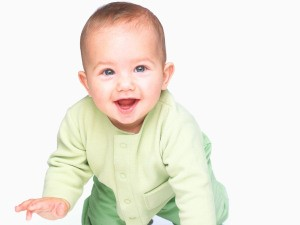
%> input picture E23/baby.jpg, 300 x 225 px
$ octave E02.m   (GNU Octave 9; MATLAB toolbox functions it lacks are replaced by stand-ins)
%> lines starting %> are read from the running program, lines starting %| are printed output that depends on the picture
clc; clear; close all; warning off all;
I = imread("baby.jpg");
%> I is the input picture: size 225x300x3 uint8; mean R, G, B 237.2, 232.8, 221.9
k = rgb2gray(I);
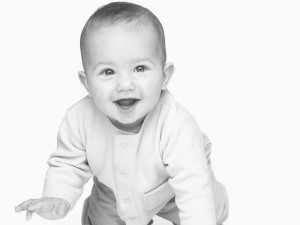
%> k: size 225x300 uint8; min 55, max 255, mean 232.9
subplot(1,6,1), imshow(I);
subplot(1,6,2), imshow(k);
subplot(1,6,3), imshow(k*1.2);
%> after `imshow(k*1.2)`:
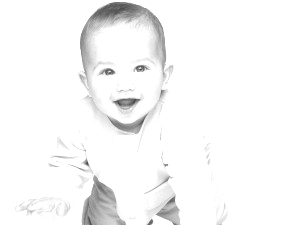
%> displayed picture: size 225x300, on the screen's scale of 0 to 255; min 66, max 255, mean 247.1
subplot(1,6,4), imshow(k*3);
subplot(1,6,5), imshow(k-50);
%> after `imshow(k-50)`:
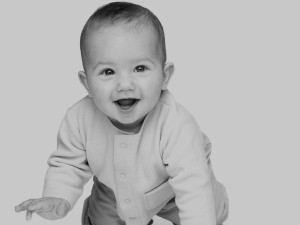
%> displayed picture: size 225x300, on the screen's scale of 0 to 255; min 5, max 205, mean 182.9
subplot(1,6,6), imshow(k+50);
